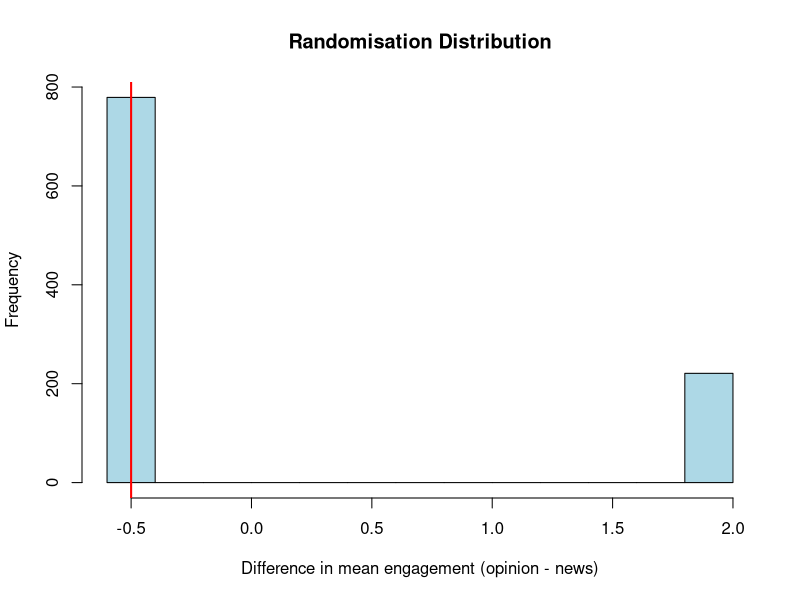

Write the R code that produced this figure. (Note: this script raises an error after producing the figure.)
# =====================================================
# COMP3020 - AI Discussions on Bluesky
# 04_hypothesis_testing.R
#
# RQ2: Does engagement differ between AI topics?
# Difference in means with a randomisation test and a
# t-test, following Module 10.
# =====================================================


# 1. LOAD DATA ---------------------------------------

# Posts with cluster labels from Script 03.
posts = read.csv("data/processed/bluesky_clustered_posts.csv")


# 2. ENGAGEMENT --------------------------------------

# Engagement of a post = likes + reposts + replies.
posts$engagement = posts$like_count + posts$repost_count + posts$reply_count
summary(posts$engagement)


# 3. SELECT THE TWO TOPICS TO COMPARE ----------------

# Cluster 6: AI news and link sharing.
# Cluster 5: personal opinions and discussion about using AI.
# Chosen because they are the two largest clusters.
cluster.A = 6
cluster.B = 5

groupA = posts$engagement[posts$cluster == cluster.A]
groupB = posts$engagement[posts$cluster == cluster.B]

length(groupA)
length(groupB)

# Hypotheses (two-sided, significance level 0.05):
# H0: mean engagement of news posts = mean engagement of opinion posts
# HA: mean engagement of news posts != mean engagement of opinion posts


# 4. OBSERVED DIFFERENCE IN MEANS --------------------

mean(groupA)
mean(groupB)

meanDiff = mean(groupB) - mean(groupA)
print(meanDiff)


# 5. RANDOMISATION TEST (Module 10) ------------------

# If H0 is true, the topic label does not matter, so we
# shuffle the labels and recompute the difference.
shuffleMean = function(groupA, groupB) {
  # Put both groups together.
  combined = c(groupA, groupB)
  # Randomly choose which posts form the new group A.
  chosen = sample(length(combined), size = length(groupA), replace = FALSE)
  shuffledA = combined[chosen]
  shuffledB = combined[-chosen]
  # Difference in means for the shuffled groups.
  mean(shuffledB) - mean(shuffledA)
}

# Repeat the shuffle 1000 times to get the distribution
# of differences we would expect under H0.
set.seed(123)
randDist = replicate(1000, shuffleMean(groupA, groupB))

hist(randDist, col = "lightblue",
     main = "Randomisation Distribution",
     xlab = "Difference in mean engagement (opinion - news)")
abline(v = meanDiff, col = "red", lwd = 2)

# Two-sided p-value: proportion of shuffled differences at
# least as extreme as the observed one (abs() = both sides).
pVal = mean(abs(randDist) > abs(meanDiff))
print(pVal)


# 6. T-TEST ------------------------------------------

# Welch two-sample t-test as a comparison.
tt = t.test(groupA, groupB)
tt
tt$p.value


# 7. MEAN ENGAGEMENT BY TOPIC ------------------------

# Mean engagement of each cluster.
cluster.means = rep(0, 7)
for (a in 1:7) {
  cluster.means[a] = mean(posts$engagement[posts$cluster == a])
}
round(cluster.means, 2)

# Bar chart of the means; the two tested clusters are highlighted.
barplot(cluster.means, names.arg = 1:7,
        col = c("grey", "grey", "grey", "grey", "lightgreen", "lightblue", "grey"),
        main = "Mean Engagement by Topic Cluster",
        xlab = "Cluster", ylab = "Mean likes + reposts + replies")


# 8. ALL TOPICS TOGETHER: ONE-WAY ANOVA --------------

# The randomisation test above compares only two topics.
# To check RQ2 across ALL topics we use ANOVA, which the
# Module 10 lab runs with aov() (one factor here: cluster).
#
# H0: all topics have the same mean engagement
# HA: at least one topic has a different mean engagement
#
# factor() tells R that cluster numbers are group labels,
# not numeric values.
model = aov(engagement ~ factor(cluster), data = posts)
summary(model)

# Caution: ANOVA assumes roughly normal values with similar
# spread in each group. Engagement is very skewed, so the
# result is interpreted together with the randomisation test.
